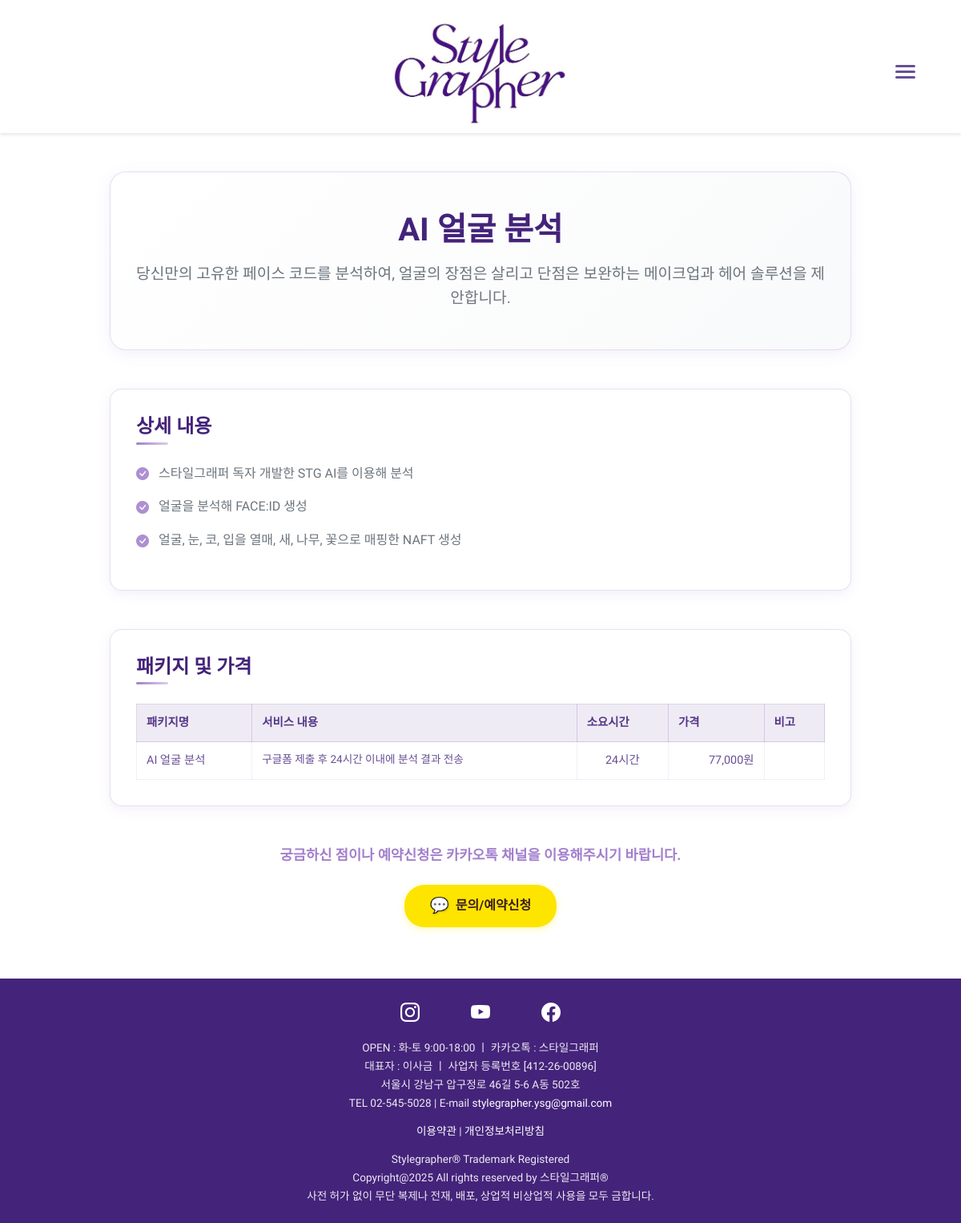
/service_option/1, run on the app's committed database.
### models.py (models this page shows)
class ServiceOption(db.Model):
    id = db.Column(db.Integer, primary_key=True)
    service_id = db.Column(db.Integer, db.ForeignKey('service.id'), nullable=False)
    name = db.Column(db.String(100), nullable=False)
    description = db.Column(db.Text)  # 기본 설명 - index page 카드에 표시
    detailed_description = db.Column(db.Text)  # 상세 설명 - 서비스 상세 페이지에 표시
    details = db.Column(db.Text)  # JSON 형식으로 저장 (상세 내용 리스트)
    packages = db.Column(db.Text)  # JSON 형식으로 저장 (패키지 및 가격 정보)
    booking_method = db.Column(db.Text)  # 예약 방법
    payment_info = db.Column(db.Text)  # 제작비 결제 방식
    guide_info = db.Column(db.Text)  # 안내 사항
    refund_policy = db.Column(db.Text)  # 예약 변경 및 환불 규정 (구 버전 호환용)
    refund_policy_text = db.Column(db.Text)  # 환불 규정 기본 안내
    refund_policy_table = db.Column(db.Text)  # 환불 규정 테이블 데이터
    overtime_charge_table = db.Column(db.Text)  # 시간외 업차지 테이블 데이터
    service = db.relationship('Service', backref=db.backref('options', lazy=True, cascade="all, delete-orphan"))

### routes/main.py (the view)
@main.route('/service_option/<int:id>')
def service_option_detail(id):
    service_option = ServiceOption.query.get_or_404(id)
    details = json.loads(service_option.details) if service_option.details else []
    packages = json.loads(service_option.packages) if service_option.packages else []
    return render_template('service_option_detail.html',
                         service_option=service_option,
                         details=details,
                         packages=packages)

### models.py (called while the page is built)
    @classmethod
    def get_current_settings(cls):
        settings = cls.query.first()
        return settings

    def get_main_color_rgb(self):
        return f"{self.main_color_r}, {self.main_color_g}, {self.main_color_b}"

    def get_sub_color_rgb(self):
        return f"{self.sub_color_r}, {self.sub_color_g}, {self.sub_color_b}"

    def get_background_color_rgb(self):
        return f"{self.background_color_r}, {self.background_color_g}, {self.background_color_b}"

    def get_main_color_hex(self):
        return f"#{self.main_color_r:02x}{self.main_color_g:02x}{self.main_color_b:02x}"

    def get_sub_color_hex(self):
        return f"#{self.sub_color_r:02x}{self.sub_color_g:02x}{self.sub_color_b:02x}"

    def get_background_color_hex(self):
        return f"#{self.background_color_r:02x}{self.background_color_g:02x}{self.background_color_b:02x}"

### templates/service_option_detail.html (shortened to what this page needs)
{% extends "base.html" %}
{% block content %}
<div class="container py-5">
    <div class="row">
        <div class="col-lg-10 mx-auto">
            <div class="service-header text-center mb-5">
                <h1 class="service-title mb-3">{{ service_option.name }}</h1>
                <p class="service-subtitle">{{ service_option.detailed_description or service_option.description }}</p>
            </div>
            {% if details %}
            <div class="mb-5">
                <div class="info-card">
                    <h2 class="section-title">상세 내용</h2>
                    <ul class="feature-list">
                        {% for detail in details %}
                        <li class="feature-item">
                            <i class="bi bi-check-circle-fill"></i>
                            <span>{{ detail }}</span>
                        </li>
                        {% endfor %}
                    </ul>
                </div>
            </div>
            {% endif %}
            {% if packages %}
            <div class="mb-5">
                <div class="info-card">
                    <h2 class="section-title">패키지 및 가격</h2>
                    <div class="package-table-container">
                        <table class="table package-table">
                            <thead>
                                <tr>
                                    <th>패키지명</th>
                                    <th>서비스 내용</th>
                                    <th>소요시간</th>
                                    <th>가격</th>
                                    <th>비고</th>
                                </tr>
                            </thead>
                            <tbody>
                                {% for package in packages %}
                                <tr>
                                    <td class="package-name">{{ package.name }}</td>
                                    <td class="package-desc">{{ package.description }}</td>
                                    <td class="package-duration">{{ package.duration }}</td>
                                    <td class="package-price">{{ package.price }}</td>
                                    <td class="package-notes">{{ package.notes if package.notes else '' }}</td>
                                </tr>
                                {% endfor %}
                            </tbody>
                        </table>
                    </div>
                </div>
            </div>
            {% endif %}
            <div class="text-center">
                <p class="contact-text mb-4 lead">궁금하신 점이나 예약신청은 카카오톡 채널을 이용해주시기 바랍니다.</p>
                <div class="action-buttons">
                    <button type="button" class="kakao-btn" onclick="showKakaoModal()">
                        <span class="kakao-logo">💬</span> 문의/예약신청
                    </button>
                </div>
            </div>
        </div>
    </div>
</div>
<link rel="stylesheet" href="https://cdn.jsdelivr.net/npm/bootstrap-icons@1.7.2/font/bootstrap-icons.css">
{% endblock %}

### static/css/style.css (style rules this page uses)
:root { --primary-purple: #663399; --light-purple: #9966cc; --dark-purple: #4B0082; --white: #ffffff; --black: #000000; }
body { margin: 0; padding: 0; font-family: 'Nanum Gothic', -apple-system, BlinkMacSystemFont, 'Segoe UI', 'Roboto', 'Helvetica Neue', Arial, sans-serif; line-height: 1.6; color: var(--black); }

### templates/base.html (style rules this page uses)
* { font-family: 'Nanum Gothic', -apple-system, BlinkMacSystemFont, 'Segoe UI', 'Roboto', 'Helvetica Neue', Arial, sans-serif; }
body { font-family: 'Nanum Gothic', -apple-system, BlinkMacSystemFont, 'Segoe UI', 'Roboto', 'Helvetica Neue', Arial, sans-serif; }

### templates/service_option_detail.html (style rules this page uses)
.service-header { background: linear-gradient(135deg, rgba(255, 255, 255, 0.9), rgba(248, 249, 250, 0.9)); border: 1.5px solid rgba(139, 95, 191, 0.2); border-radius: 20px; padding: 3rem 2rem; box-shadow: 0 4px 20px rgba(139, 95, 191, 0.1); }
.service-title { font-family: 'Nanum Gothic', sans-serif; font-size: 2.5rem; color: rgba(139, 95, 191, 0.8); font-weight: 600; margin-bottom: 1rem; }
.service-subtitle { font-size: 1.2rem; color: #6c757d; margin-bottom: 0; line-height: 1.6; }
.info-card { background: white; border: 1.5px solid rgba(139, 95, 191, 0.2); border-radius: 15px; padding: 2rem; box-shadow: 0 4px 15px rgba(139, 95, 191, 0.1); transition: all 0.3s ease; }
.section-title { font-family: 'Nanum Gothic', sans-serif; font-size: 1.5rem; color: rgba(139, 95, 191, 0.8); font-weight: 600; margin-bottom: 1.5rem; position: relative; padding-bottom: 0.5rem; }
.section-title:after { content: ''; position: absolute; bottom: 0; left: 0; width: 40px; height: 3px; background: linear-gradient(90deg, rgba(139, 95, 191, 0.8), rgba(139, 95, 191, 0.3)); border-radius: 2px; }
.feature-list { list-style: none; padding: 0; margin: 0; }
.feature-item { display: flex; align-items: flex-start; margin-bottom: 1rem; font-size: 1rem; color: #6c757d; }
.feature-item i { color: rgba(139, 95, 191, 0.7); margin-right: 0.75rem; margin-top: 0.1rem; flex-shrink: 0; }
.package-table-container { overflow-x: auto; }
.package-table { margin-bottom: 0; border-collapse: collapse; }
.package-table th { background: rgba(139, 95, 191, 0.1); color: rgba(139, 95, 191, 0.8); font-weight: 600; border: 1px solid rgba(139, 95, 191, 0.2); padding: 0.75rem; font-size: 0.9rem; }
.package-table td { border: 1px solid rgba(139, 95, 191, 0.1); padding: 0.75rem; vertical-align: top; }
.package-name { color: rgba(139, 95, 191, 0.8); font-size: 0.9rem; }
.package-desc { font-size: 0.85rem; color: #6c757d; line-height: 1.4; }
.package-duration { color: rgba(139, 95, 191, 0.8); font-size: 0.9rem; text-align: center; }
.package-price { color: rgba(139, 95, 191, 0.8); font-size: 0.9rem; white-space: nowrap; text-align: right; }
.package-notes { font-size: 0.85rem; color: #6c757d; line-height: 1.4; }
.contact-text { font-family: 'Nanum Gothic', sans-serif; color: rgba(139, 95, 191, 0.8); font-size: 1.1rem; font-weight: 700; }
.action-buttons { margin-bottom: 1rem; }
.kakao-btn { display: inline-flex; align-items: center; gap: 0.5rem; background: #FEE500; color: #3C1E1E; padding: 0.75rem 2rem; border-radius: 25px; border: none; font-weight: 600; transition: all 0.3s ease; font-size: 1rem; cursor: pointer; box-shadow: 0 2px 10px rgba(254, 229, 0, 0.3); }
.kakao-logo { font-size: 1.2rem; filter: drop-shadow(1px 1px 1px rgba(0,0,0,0.2)); }

### data on the page
ServiceOption: name "AI 얼굴 분석", detailed_description "당신만의 고유한 페이스 코드를 분석하여, 얼굴의 장점은 살리고 단점은 보완하는 메이크업과 헤어 솔루션을 제안합니다.", description "구글폼 제출 후 24시간 이내에 분석 결과 전송", duration "24시간", price "77,000원"

### other printed values
{{ detail }} "스타일그래퍼 독자 개발한 STG AI를 이용해 분석" "얼굴을 분석해 FACE:ID 생성" "얼굴, 눈, 코, 입을 열매, 새, 나무, 꽃으로 매핑한 NAFT 생성"
